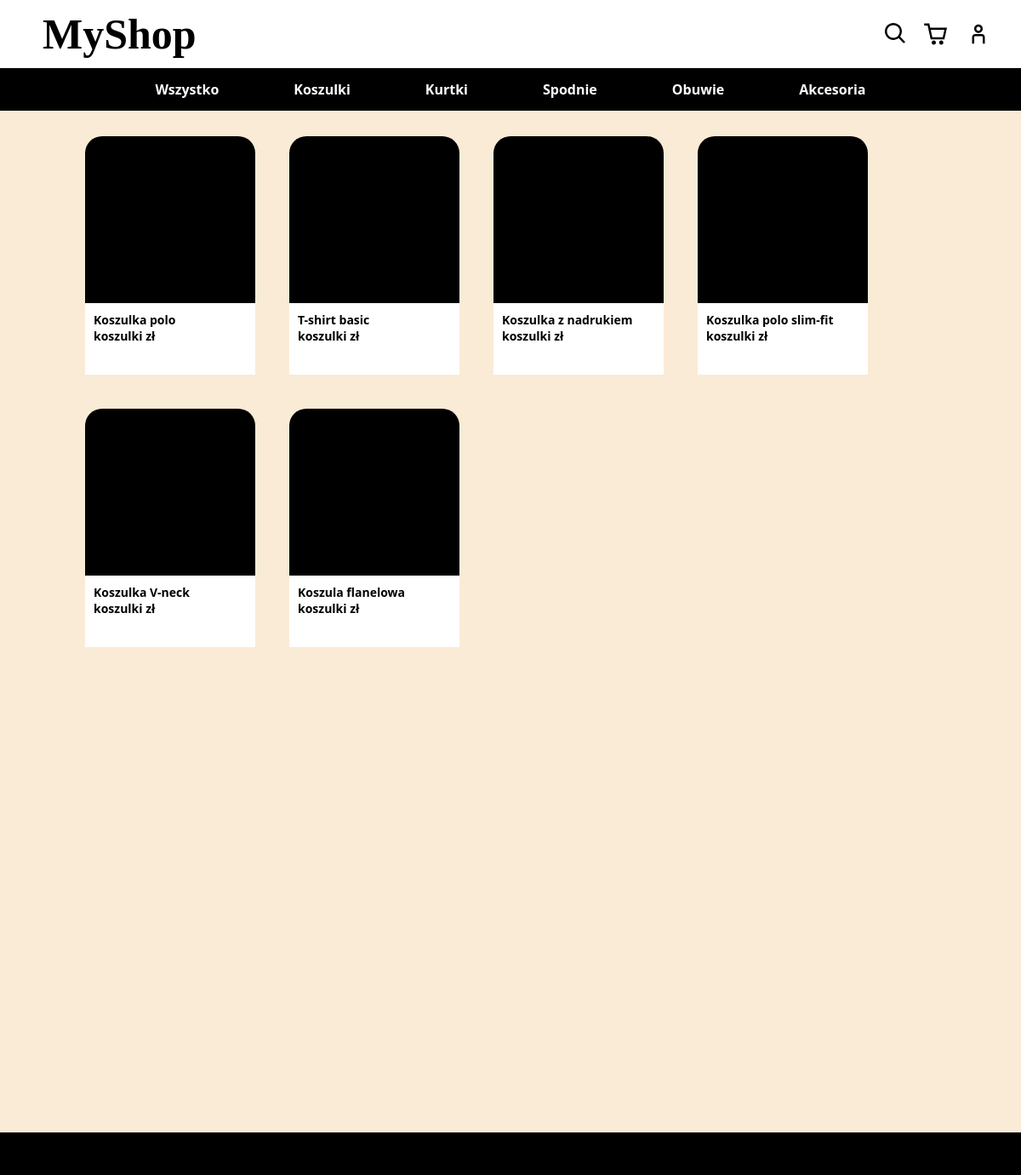
The app's page /landing.php?category=koszulki with its own data.
### tables this page shows
CREATE TABLE products (
    id INT AUTO_INCREMENT PRIMARY KEY,
    name VARCHAR(100) NOT NULL,
    description TEXT,
    price DECIMAL(10,2) NOT NULL,
    category ENUM('spodnie', 'obuwie', 'koszulki', 'akcesoria', 'kurtki') NOT NULL,
    quantity INT NOT NULL
);

### models/product.php (called while the page is built, shortened)
<?php
class Product
{
    private $id, $name, $description, $price, $category, $quantity;
    public function __construct($id, $name, $description, $price, $category, $quantity)
    {
        $this->id = $id;
        $this->name = $name;
        $this->category = $category;
    }
    public function getId()
    {
        return $this->id;
    }
    public function getName()
    {
        return $this->name;
    }
    public function getCategory()
    {
        return $this->category;
    }
}

### landing.php (the view, shortened to what this page needs)
<html lang="en">
<head>
    <link rel="stylesheet" href="style.css">
</head>
<body>
    <?php
    include ("models/product.php");
    ?>
    <div class="shop-content">
        <div class="items-container">
            <?php
            global $conn;
            if (isset($_GET['category'])) {
                $category = $_GET['category'];
                $query = "SELECT * FROM products WHERE category = '$category'";
            } else {
                $query = "SELECT * FROM products";
            }
            $result = mysqli_query($conn, $query);
            while ($row = mysqli_fetch_object($result)) {
                $product = new Product($row->id, $row->name, $row->description, $row->price, $row->category, $row->quantity);
                echo "
                <div class='item'>
                    <a href='details.php?id=".$product->getId()."'>
                        <div class='item-image'>
                        </div>
                        <div class='item-info'>
                            <p>".$product->getName()."</p>
                            <p>".$product->getCategory()." zł</p>
                            <a href='add_product.php" .
                            "?id=" . $product->getId() .
                            "&name=" . $product->getName() .
                            "&description=" . $product->getDescription() .
                            "&price=" . $product->getPrice() .
                            "&category=" . $product->getCategory() .
                            "&quantity=" . $product->getQuantity() .
                            (isset($_GET['category'])?"&tab_category=$category":"") .
                            "'><img class='icon' src='icons/shopping-cart.svg'>
                            </a>
                        </div>
                    </a>
                </div>
                   ";
            }
            ?>
        </div>
    </div>
</body>
</html>

### style.css (style rules this page uses)
* { padding: 0; box-sizing: border-box; margin: 0; font-family: 'Segoe UI', Tahoma, Geneva, Verdana, sans-serif; }
h1 { font-size: 50px; font-weight: bolder; font-family: 'Brush Script MT', cursive; color: black; margin-left: 50px; }
a { text-decoration: none; width: fit-content; color: inherit; }
.header { height: 80px; width: 100%; display: flex; align-items: center; justify-content: space-between; position: sticky; top: 0; background-color: white; }
.options { width: 200px; height: 50px; display: flex; align-items: center; justify-content: center; gap: 20px }
.nav { height: 50px; background-color: black; display: flex; align-items: center; justify-content: center; position: sticky; top: 80px; gap: 4vw; }
.nav-item { color: white; font-weight: bold; user-select: none; border-radius: 20px; padding: 5px 20px; text-decoration: none; }
.shop-content { background-color: antiquewhite; min-height: 1200px; padding: 30px; }
.footer { background-color: black; height: 50px; }
.items-container { display: flex; max-width: 1000px; min-width: 300px; margin: auto; flex-wrap: wrap; justify-content: stretch; gap: 40px }
.item { border-radius: 20px; width: 200px; height: 280px; background-color: black; }
.item-image { height: 70%; }
.item-info { background-color: white; height: 30%; padding: 10px; }
.item-info p { font-weight: bold; font-size: 14px; }
.icon { width: 30px; }

### records on screen
products: name "Koszulka polo", category "koszulki"
products: name "T-shirt basic", category "koszulki"
products: name "Koszulka z nadrukiem", category "koszulki"
products: name "Koszulka polo slim-fit", category "koszulki"
products: name "Koszulka V-neck", category "koszulki"
products: name "Koszula flanelowa", category "koszulki"
